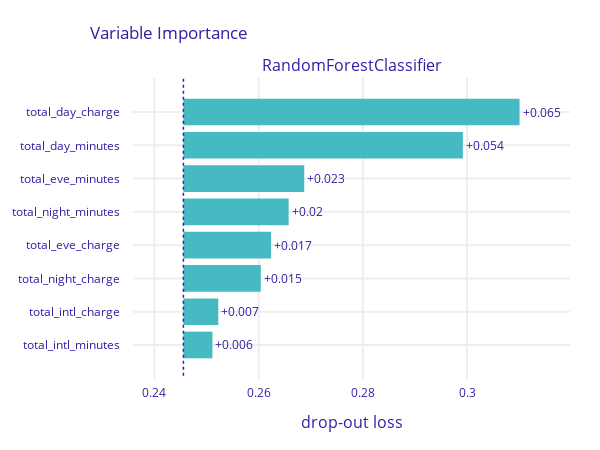

This figure's notebook cell:
### Markdown cell above
#### PVI once again

### Code cell
explainer = dx.Explainer(random_forest, x_test, y_test, verbose=False)
pvi = explainer.model_parts(random_state=0)
pvi.plot(show=False).update_layout(autosize=False, width=600, height=450)

### Figure 1 — Plotly figure (JSON) as saved in the notebook; plotly's stock layout.template omitted (floating-point values rounded to 4 significant figures)
{"data": [{"base": 0.2456, "hoverinfo": "text", "hoverlabel": {"bgcolor": "rgba(0,0,0,0.8)"}, "hovertext": ["Model: RandomForestClassifier loss after<br>variable: total_day_charge is permuted: 0.31<br>Drop-out loss change: +0.065", "Model: RandomForestClassifier loss after<br>variable: total_day_minutes is permuted: 0.299<br>Drop-out loss change: +0.054", "Model: RandomForestClassifier loss after<br>variable: total_eve_minutes is permuted: 0.269<br>Drop-out loss change: +0.023", "Model: RandomForestClassifier loss after<br>variable: total_night_minutes is permuted: 0.266<br>Drop-out loss change: +0.02", "Model: RandomForestClassifier loss after<br>variable: total_eve_charge is permuted: 0.262<br>Drop-out loss change: +0.017", "Model: RandomForestClassifier loss after<br>variable: total_night_charge is permuted: 0.26<br>Drop-out loss change: +0.015", "Model: RandomForestClassifier loss after<br>variable: total_intl_charge is permuted: 0.252<br>Drop-out loss change: +0.007", "Model: RandomForestClassifier loss after<br>variable: total_intl_minutes is permuted: 0.251<br>Drop-out loss change: +0.006"], "marker": {"color": "#46bac2"}, "orientation": "h", "showlegend": false, "text": ["+0.065", "+0.054", "+0.023", "+0.02", "+0.017", "+0.015", "+0.007", "+0.006"], "textposition": "outside", "type": "bar", "x": [0.06452, 0.05364, 0.02319, 0.02019, 0.01682, 0.01485, 0.006692, 0.005572], "xaxis": "x", "y": ["total_day_charge", "total_day_minutes", "total_eve_minutes", "total_night_minutes", "total_eve_charge", "total_night_charge", "total_intl_charge", "total_intl_minutes"], "yaxis": "y"}], "layout": {"annotations": [{"font": {"size": 16}, "showarrow": false, "text": "RandomForestClassifier", "x": 0.5, "xanchor": "center", "xref": "paper", "y": 1, "yanchor": "bottom", "yref": "paper"}, {"font": {"size": 16}, "showarrow": false, "text": "drop-out loss", "x": 0.5, "xanchor": "center", "xref": "paper", "y": 0, "yanchor": "top", "yref": "paper", "yshift": -30}], "autosize": false, "font": {"color": "#371ea3"}, "height": 450, "margin": {"b": 71, "r": 30, "t": 78}, "shapes": [{"line": {"color": "#371ea3", "dash": "dot", "width": 1.5}, "type": "line", "x0": 0.2456, "x1": 0.2456, "xref": "x", "y0": -1, "y1": 8, "yref": "y"}], "title": {"text": "Variable Importance", "x": 0.15}, "width": 600, "xaxis": {"anchor": "y", "automargin": true, "domain": [0, 1], "fixedrange": true, "gridwidth": 2, "range": [0.2359, 0.3198], "tickcolor": "white", "ticklen": 3, "ticks": "outside", "type": "linear", "zeroline": false}, "yaxis": {"anchor": "x", "automargin": true, "autorange": "reversed", "domain": [0, 1], "fixedrange": true, "gridwidth": 2, "tickcolor": "white", "ticklen": 10, "ticks": "outside", "type": "category"}}}
